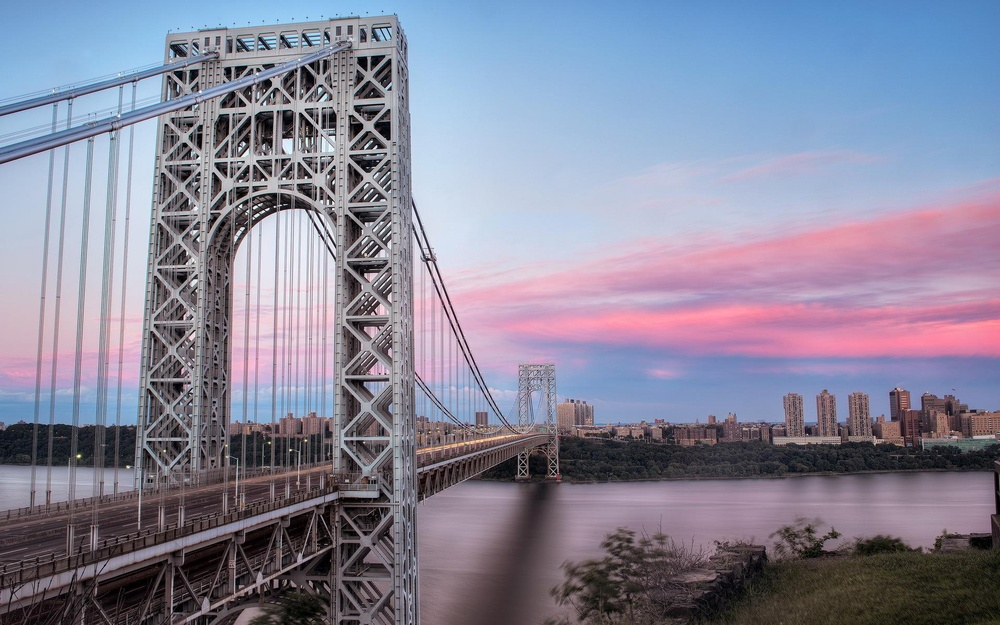
#> input picture img/origin.jpeg, 1000 x 625 px, shrunk from 1920 x 1200 before the run
$ python example2.py   (older library calls are emulated)
#> lines starting #> are read from the running program, lines starting #| are printed output that depends on the picture; after the words box and inside, x2 and y2 are one past the last pixel; in counts of white or black regions, pixels touching at a corner belong together
from cv2 import cv2 as cv2
import numpy as np
import matplotlib.pyplot as plt

# 读取图像
img = cv2.imread('../img/origin.jpeg')
#> img is the input picture: shape (625, 1000, 3); mean B, G, R 153.7, 133.8, 134.8
lenna_img = cv2.cvtColor(img, cv2.COLOR_BGR2RGB)

# 灰度化处理图像
grayImage = cv2.cvtColor(img, cv2.COLOR_BGR2GRAY)
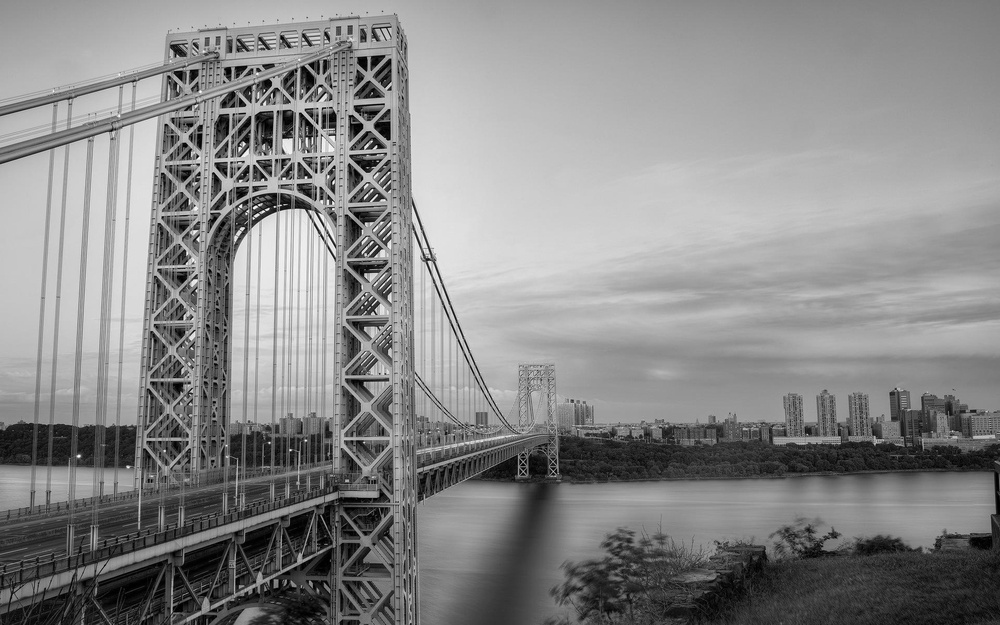
#> grayImage: shape (625, 1000); min 0, max 255, mean 136.4

# 高斯滤波
gaussianBlur = cv2.GaussianBlur(grayImage, (3, 3), 0)

# 阈值处理
ret, binary = cv2.threshold(gaussianBlur, 127, 255, cv2.THRESH_BINARY)
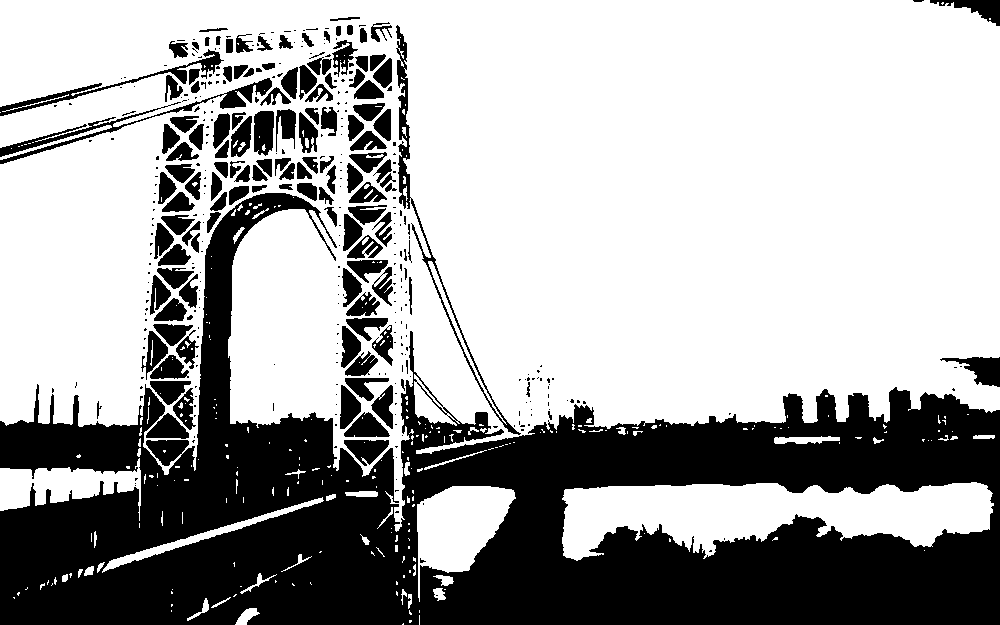
#> binary: shape (625, 1000); 65.6% white; 398 black regions (265 under 20 px), largest, box (x1, y1, x2, y2) and area: (0, 193, 1000, 625) 174025, (396, 25, 521, 435) 2357, (0, 78, 272, 164) 2249

# Scharr算子
x = cv2.Scharr(grayImage, cv2.CV_32F, 1, 0)  # X方向
y = cv2.Scharr(grayImage, cv2.CV_32F, 0, 1)  # Y方向
absX = cv2.convertScaleAbs(x)
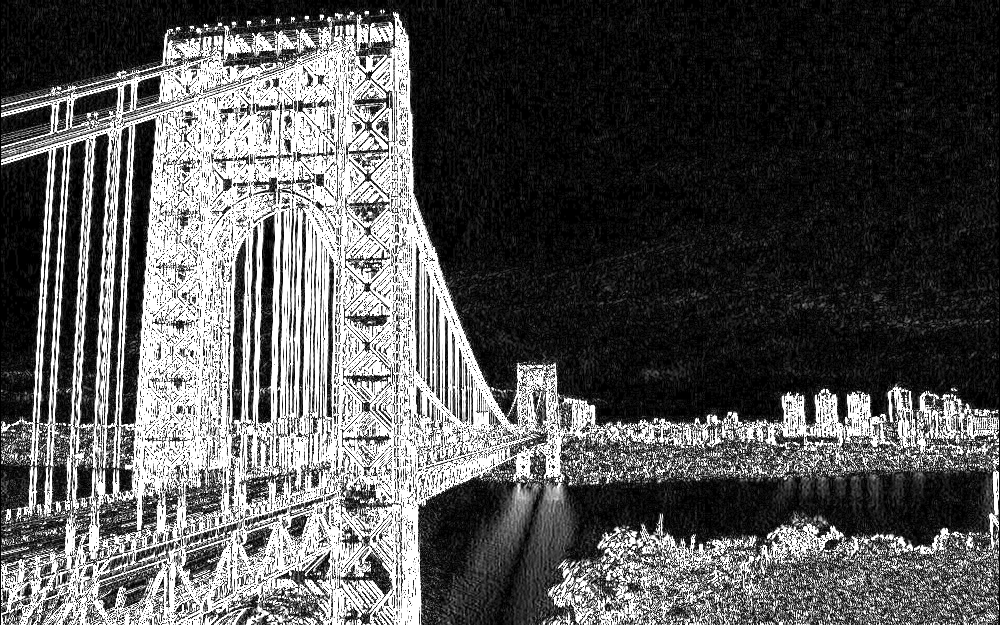
#> absX: shape (625, 1000); min 0, max 255, mean 86.7
absY = cv2.convertScaleAbs(y)
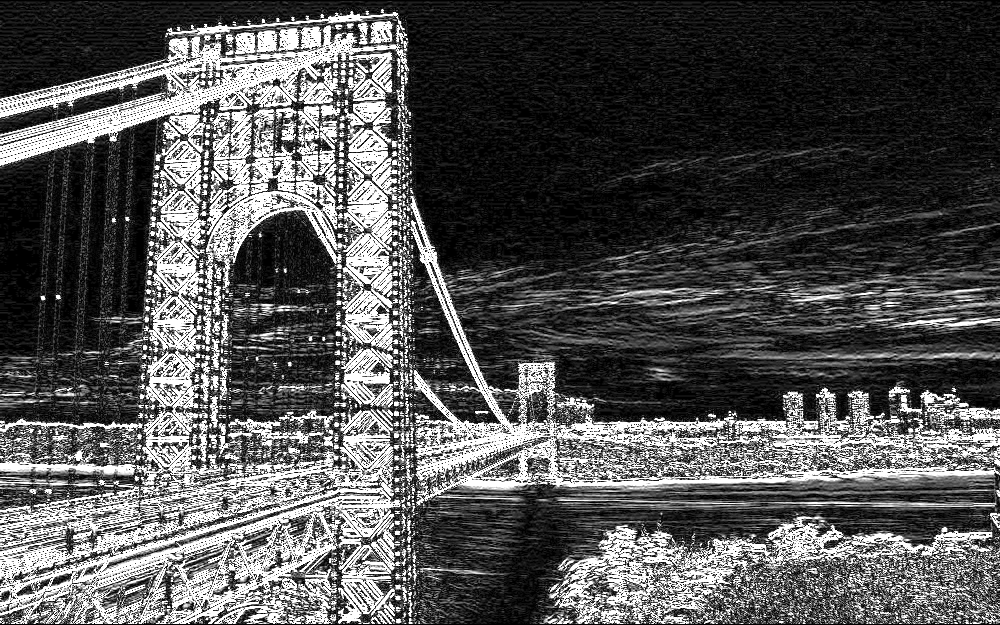
#> absY: shape (625, 1000); min 0, max 255, mean 84.5
Scharr = cv2.addWeighted(absX, 0.5, absY, 0.5, 0)
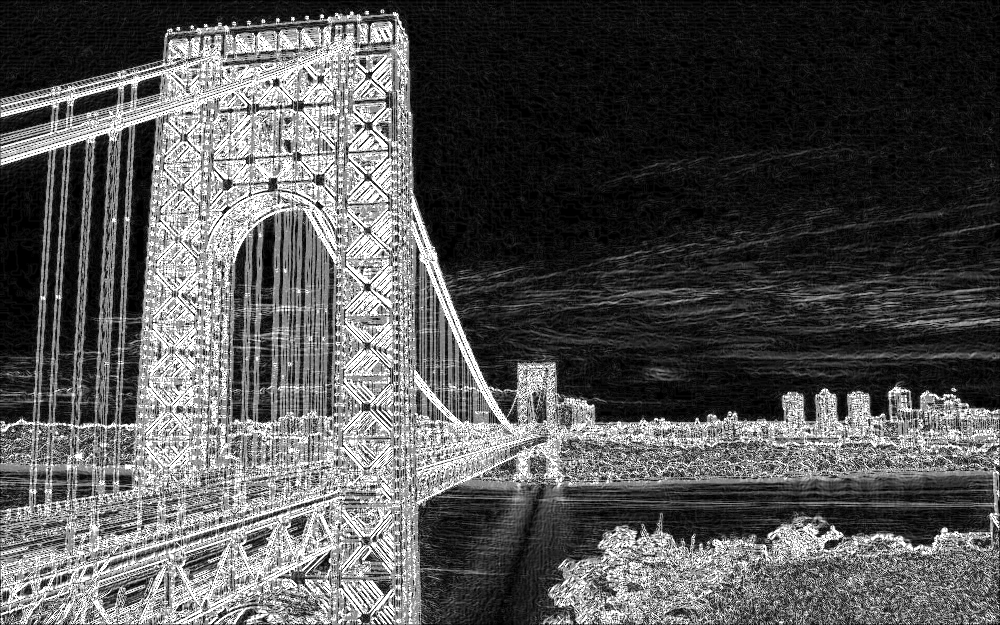
#> Scharr: shape (625, 1000); min 0, max 255, mean 85.6

# Canny算子
gaussian = cv2.GaussianBlur(grayImage, (3, 3), 0)  # 高斯滤波降噪
Canny = cv2.Canny(gaussian, 50, 150)
#> Canny: shape (625, 1000); 10.6% white in thin lines or dots

# LOG算子
gaussian = cv2.GaussianBlur(grayImage, (3, 3), 0)  # 先通过高斯滤波降噪
dst = cv2.Laplacian(gaussian, cv2.CV_16S, ksize=3)  # 再通过拉普拉斯算子做边缘检测
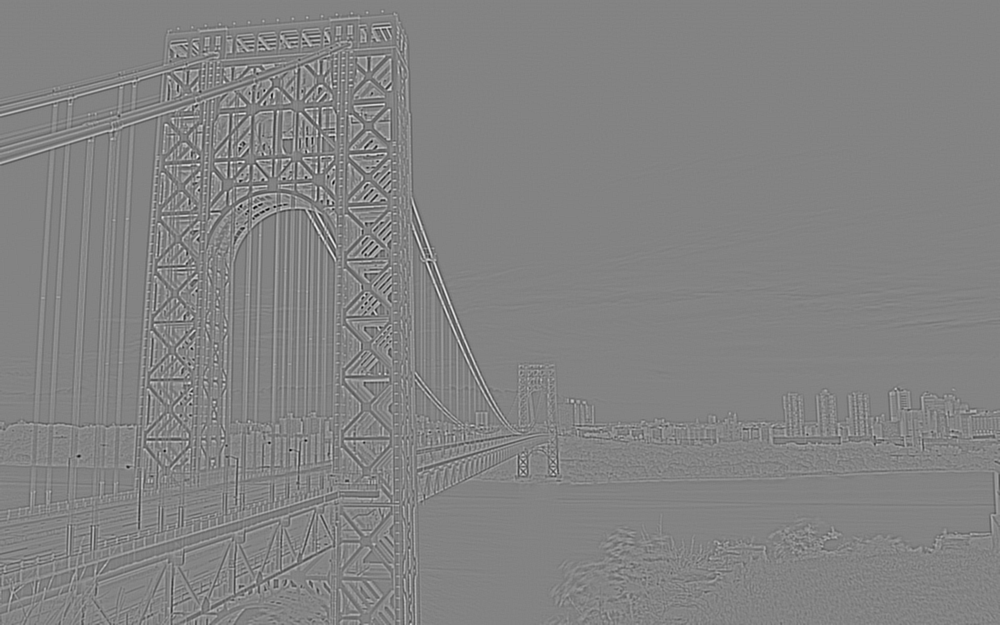
#> dst: shape (625, 1000) int16; min -514, max 486, mean 0; drawn with min black and max white
LOG = cv2.convertScaleAbs(dst)
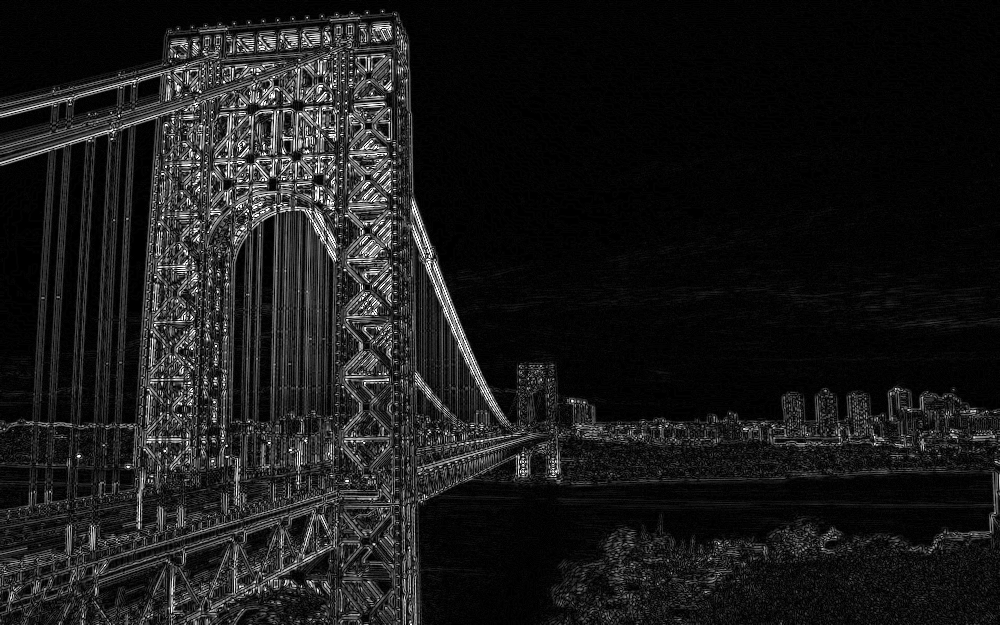
#> LOG: shape (625, 1000); min 0, max 255, mean 26.1

# 效果图
titles = ['Source Image', 'Gray Image', 'Binary Image',
          'Scharr Image', 'Canny Image', 'LOG Image']
images = [lenna_img, grayImage, binary, Scharr, Canny, LOG]
for i in np.arange(6):
    plt.subplot(2, 3, i + 1), plt.imshow(images[i], 'gray')
    plt.title(titles[i])
    plt.xticks([]), plt.yticks([])
plt.show()

$ run again, with img/Laplacian.png saved as img/origin.jpeg
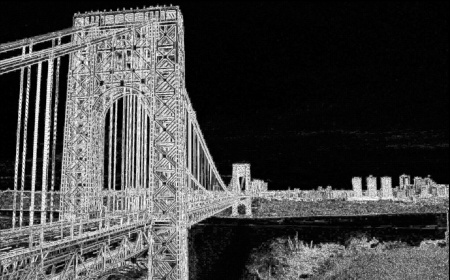
#> input picture img/Laplacian.png, 450 x 280 px
#> img is the input picture: shape (280, 450, 3); min 0, max 255, mean 68
#> `ret, binary = cv2.threshold(gaussianBlur, 127, 255, cv2.THRESH_BINARY)`:
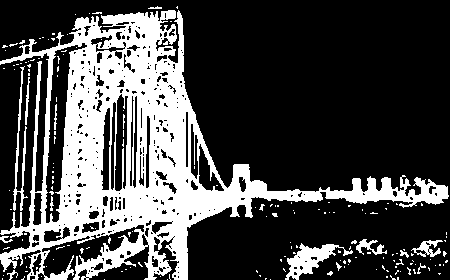
#> binary: shape (280, 450); 28.5% white; 173 white regions (157 under 20 px), largest, box (x1, y1, x2, y2) and area: (0, 10, 449, 280) 32860, (285, 243, 353, 280) 941, (13, 66, 28, 211) 522
#> Canny: shape (280, 450); 17% white in thin lines or dots
#> `LOG = cv2.convertScaleAbs(dst)`:
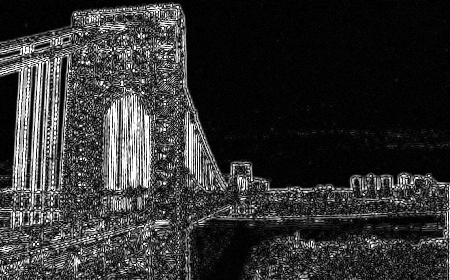
#> LOG: shape (280, 450); min 0, max 255, mean 49.7
